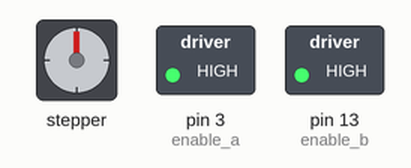
Recording of a program running on a simulated Raspberry Pi (header pin numbers). Shown: stepper motor, switched loads named in the program (green lamp = pin HIGH). The stepper is drawn at 200 steps a turn; pins used as bus, display or sensor lines are not drawn. At 1.2 s the program stops and its outputs stay as they are.

Above: at 0.15 s.
At 0.75 s:
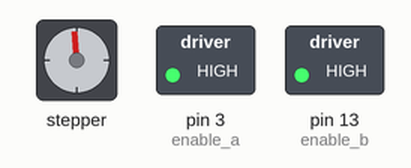
At 1.3 s:
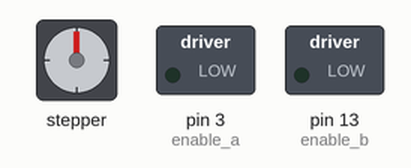
Timing chart, 0 to 2.7 s (numbered marks = the images above):
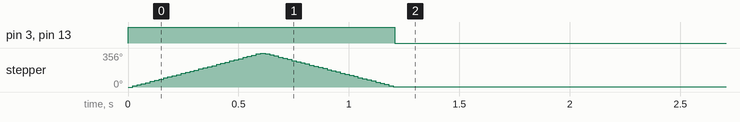

Measured:
- by itself, pin 3 (enable_a), pin 13 (enable_b): LOW → HIGH at 0.00 s, → LOW 1.2 s later
- by itself, stepper: turns 356° clockwise in 0.58 s, then 352° counter-clockwise in 0.58 s

The program:

single_phase_full_stepping_stepper_motor_test.py
```python
#	Single phase stepper motor program
#	NEMA 17 1.8 degree standard bipolar stepper motor

import RPi.GPIO as GPIO
import time

# Variables

delay = 0.003
steps = 50	# 90 degree rotation
GPIO.setmode(GPIO.BOARD)
GPIO.setwarnings(False)

# Enable GPIO pins for  ENA and ENB for stepper

enable_a = 3
enable_b = 13

# Enable pins for IN1-4 to control step sequence

coil_A_1_pin = 11
coil_A_2_pin = 12
coil_B_1_pin = 15
coil_B_2_pin = 16

# Set pin states

GPIO.setup(enable_a, GPIO.OUT)
GPIO.setup(enable_b, GPIO.OUT)
GPIO.setup(coil_A_1_pin, GPIO.OUT)
GPIO.setup(coil_A_2_pin, GPIO.OUT)
GPIO.setup(coil_B_1_pin, GPIO.OUT)
GPIO.setup(coil_B_2_pin, GPIO.OUT)

# Set ENA and ENB to high to enable stepper

GPIO.output(enable_a, 1)
GPIO.output(enable_b, 1)

# Function for step sequence

def setStep(w1, w2, w3, w4):
 	GPIO.output(coil_A_1_pin, w1)
 	GPIO.output(coil_A_2_pin, w2)
 	GPIO.output(coil_B_1_pin, w3)
 	GPIO.output(coil_B_2_pin, w4)

# loop through step sequence based on number of steps
# full stepping single phase

for i in range(0, steps):
	setStep(1,0,0,0)
	time.sleep(delay)
	setStep(0,1,0,0)
	time.sleep(delay)
	setStep(0,0,1,0)
	time.sleep(delay)
	setStep(0,0,0,1)
	time.sleep(delay)

# Reverse previous step sequence to reverse motor direction
for i in range(0, steps):
	setStep(0,0,0,1)
	time.sleep(delay)
	setStep(0,0,1,0)
	time.sleep(delay)
	setStep(0,1,0,0)
	time.sleep(delay)
	setStep(1,0,0,0)
	time.sleep(delay)
GPIO.cleanup()
```
